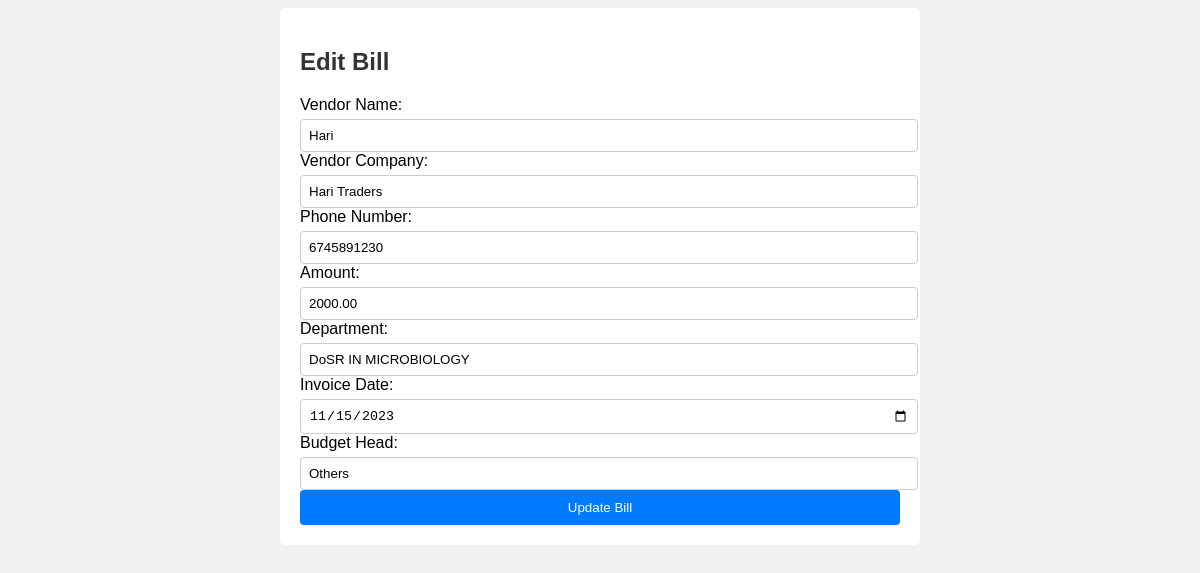
The page /Bill_Processing/edit_bill.php?id=26 on the database its author committed.
### tables this page shows
CREATE TABLE `bills` (
  `bill_id` int(11) NOT NULL,
  `bill_number` varchar(20) NOT NULL,
  `vendor_name` varchar(255) NOT NULL,
  `vendor_company` varchar(255) DEFAULT NULL,
  `phone_number` varchar(15) DEFAULT NULL,
  `amount` decimal(10,2) NOT NULL,
  `department` varchar(50) DEFAULT NULL,
  `invoice_date` date DEFAULT NULL,
  `created_at` timestamp NOT NULL DEFAULT current_timestamp(),
  `status` varchar(20) DEFAULT 'pending',
  `user_id` varchar(50) DEFAULT NULL,
  `budget_head` varchar(255) DEFAULT NULL
);

### Bill_Processing/edit_bill.php (the view, shortened to what this page needs)
<?php
include('db.php');
if(isset($_GET['id'])){
  $bill_id = $_GET['id'];
  $sql = "SELECT * FROM bills WHERE bill_id=$bill_id";
  $result = mysqli_query($conn, $sql);
  $bill = mysqli_fetch_assoc($result);
}else{
  echo "Error - No bill ID found";
  exit();
}
?>
<!DOCTYPE html>
<html>
<head>
</head>
<body>
  <div class="form-container">
    <h2>Edit Bill</h2>
    <form method="POST" onsubmit="return validateForm()">
      <label>Vendor Name:</label>
      <input type="text" id="vendor_name" name="vendor_name" value="<?php echo $bill['vendor_name']; ?>" required>
      <label>Vendor Company:</label>
      <input type="text" id="vendor_company" name="vendor_company" value="<?php echo $bill['vendor_company']; ?>" required>
      <label>Phone Number:</label>
      <input type="number" id="phone_number" name="phone_number" value="<?php echo $bill['phone_number']; ?>" required>
      <label>Amount:</label>
      <input type="number" id="amount" name="amount" value="<?php echo $bill['amount']; ?>" required>
      <label>Department:</label>
      <input type="text" id="department" name="department" value="<?php echo $bill['department']; ?>" required>
      <label>Invoice Date:</label>
      <input type="date" id="invoice_date" name="invoice_date" value="<?php echo $bill['invoice_date']; ?>" required>
      <label>Budget Head:</label>
      <input type="text" id="budget_head" name="budget_head" value="<?php echo $bill['budget_head']; ?>" required>
      <button type="submit" name="update_bill">Update Bill</button>
    </form>
  </div>
</body>
</html>

### Bill_Processing/edit_bill.php (style rules this page uses)
body { font-family: Arial, sans-serif; background: #f1f1f1; }
.form-container { max-width: 600px; margin: 0 auto; padding: 20px; background: #fff; border-radius: 5px; }
h2 { color: #333; }
label { display: block; margin-bottom: 5px; }
input[type="text"], input[type="number"], input[type="date"] { width: 100%; padding: 8px; border-radius: 4px; border: 1px solid #ccc; }
button[type="submit"] { width: 100%; padding: 10px; border: none; background: #007bff; color: #fff; border-radius: 4px; cursor: pointer; }

### rows shown on the page
bills: vendor_name "Hari", vendor_company "Hari Traders", phone_number "6745891230", amount "2000.00", department "DoSR IN MICROBIOLOGY", invoice_date "11/15/2023", budget_head "Others"
